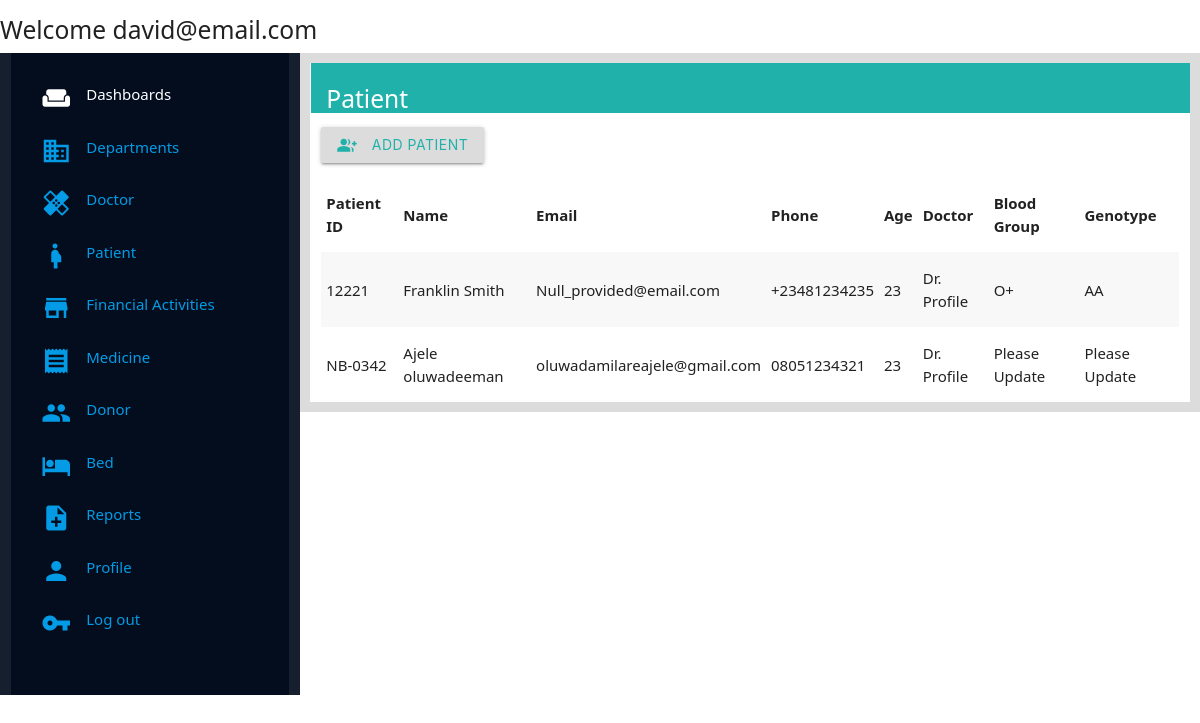
Screenshot of /management/patients/ (signed in) with the database file from the repository.
### management/models.py (models this page shows, shortened)
class Patient(models.Model):
    Patient_id = models.CharField(unique=True, max_length=200, default="Please Update",null=True,blank=True)
    Patient_lastname = models.CharField(max_length=250,null=True, blank=True)
    Patient_firstname = models.CharField(max_length=250,null=True, blank=True)
    Patient_email_address = models.EmailField(max_length=250, null=True, blank=True, default="Null_provided@email.com")
    Patient_phone_number = models.CharField(max_length=120, null=True, blank=True)
    Patient_address = models.CharField(max_length=350,null=True,blank=True)
    Patient_doctor = models.ForeignKey(Doctor,on_delete=models.CASCADE, related_name="patient_doctor")
    Patient_blood_group = models.CharField(max_length=200, default="Please Update")
    Patient_blood_genotype = models.CharField(max_length=200, default="Please Update")
    Patient_age = models.IntegerField(null=True,blank=True)
    Patient_gender = models.CharField(max_length=25, choices=GENDER,default="UNDECIDED")
    Patient_room = models.ForeignKey(Room, on_delete=models.CharField, null=True, blank=True)

### management/views.py (the view)
# urls.py: path('patients/',views.patient_page, name="patients_page"),
@login_required(login_url=welcome_page)
def patient_page(request):
    patients = Patient.objects.all()
    context = {
        'patients':patients
    }
    return render(request,'management/Pages/patient_page.html',context)

### management/models.py (called while the page is built)
    def __str__(self):
        return "Dr. Profile"

### management/templates/management/Pages/patient_page.html
{% extends 'management/index.html' %}
{% load static %}
{% block content %}
<div class="wrapper">
    <div class="title-holder">
        <h5 class="title">Patient</h5>
    </div>
    <div class="body-wrapper">
        <button class="btn add-btn"><i class="small material-icons left">group_add</i> Add Patient</button>
    </div>
    <div class="display-list">
        <table class="striped">
        <thead>
          <tr>
              <th>Patient ID</th>
              <th>Name</th>
              <th>Email</th>
              <th>Phone</th>
              <th>Age</th>
              <th>Doctor</th>
              <th>Blood Group</th>
              <th>Genotype</th>
          </tr>
        </thead>
        <tbody>
          {% for patient in patients %}
          <tr>
            <td>{{patient.Patient_id}}</td>
            <td>{{patient.Patient_lastname}} {{patient.Patient_firstname}}</td>
            <td>{{patient.Patient_email_address}}</td>
            <td>{{patient.Patient_phone_number}}</td>
            <td>{{patient.Patient_age}}</td>
            <td>{{patient.Patient_doctor}}</td>
            <td>{{patient.Patient_blood_group}}</td>
            <td>{{patient.Patient_blood_genotype}}</td>
          </tr>
          {% endfor %}
        </tbody>
      </table>
    </div>
</div>
{% endblock content %}

### management/templates/management/Components/navbar_components.html
{% block content %}
<div class="navbar">
    <h5 class="navbar-text"> Welcome {{request.user.email}} </h5>
</div>
{% endblock %}

### management/static/management/css/style.css (style rules this page uses)
* { margin: 0; padding: 0; font-family:'Segoe UI', Tahoma, Geneva, Verdana, sans-serif; }
.title-holder { background-color: lightseagreen; height: 50px; color: white; margin-left: -10px; margin-right: -11px; padding-bottom: 10px; padding-top: 5px; padding-left: 1em; }
.add-btn { margin-top: 1em; margin-bottom: 1em; background-color: gainsboro; color: lightseagreen; }

### rows the page displays
Patient: Patient_id "12221", Patient_lastname "Franklin", Patient_firstname "Smith", Patient_email_address "Null_provided@email.com", Patient_phone_number "+23481234235", Patient_age "23", Patient_doctor "Dr. Profile", Patient_blood_group "O+", Patient_blood_genotype "AA"
Patient: Patient_id "NB-0342", Patient_lastname "Ajele", Patient_firstname "oluwadeeman", Patient_email_address "oluwadamilareajele@gmail.com", Patient_phone_number "08051234321", Patient_age "23", Patient_doctor "Dr. Profile", Patient_blood_group "Please Update", Patient_blood_genotype "Please Update"

### other values shown
{{ request.user.email }} "david@email.com"
